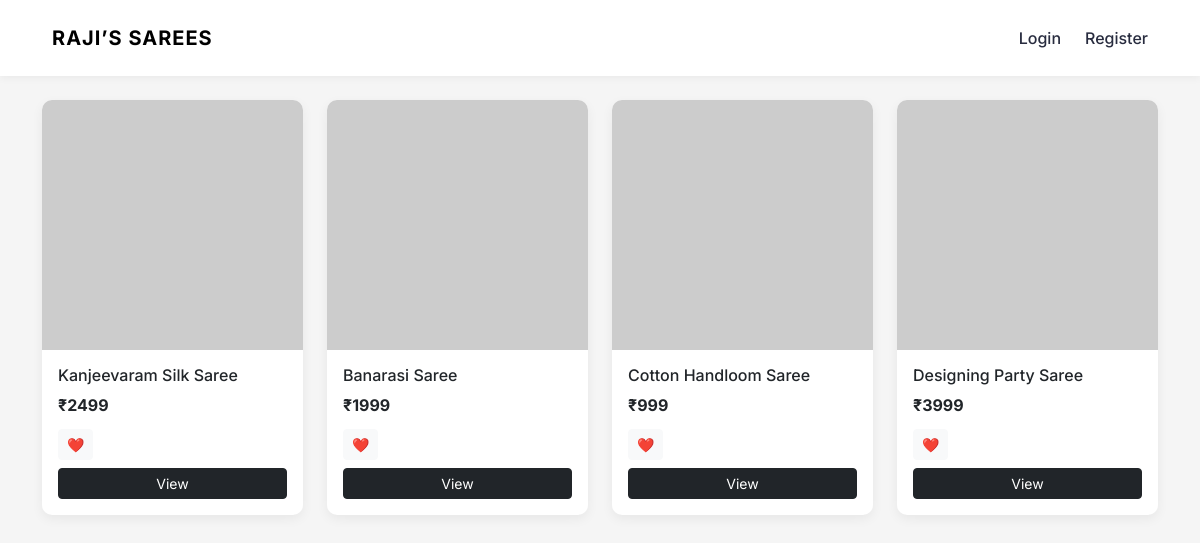
Before: / with the older database file.
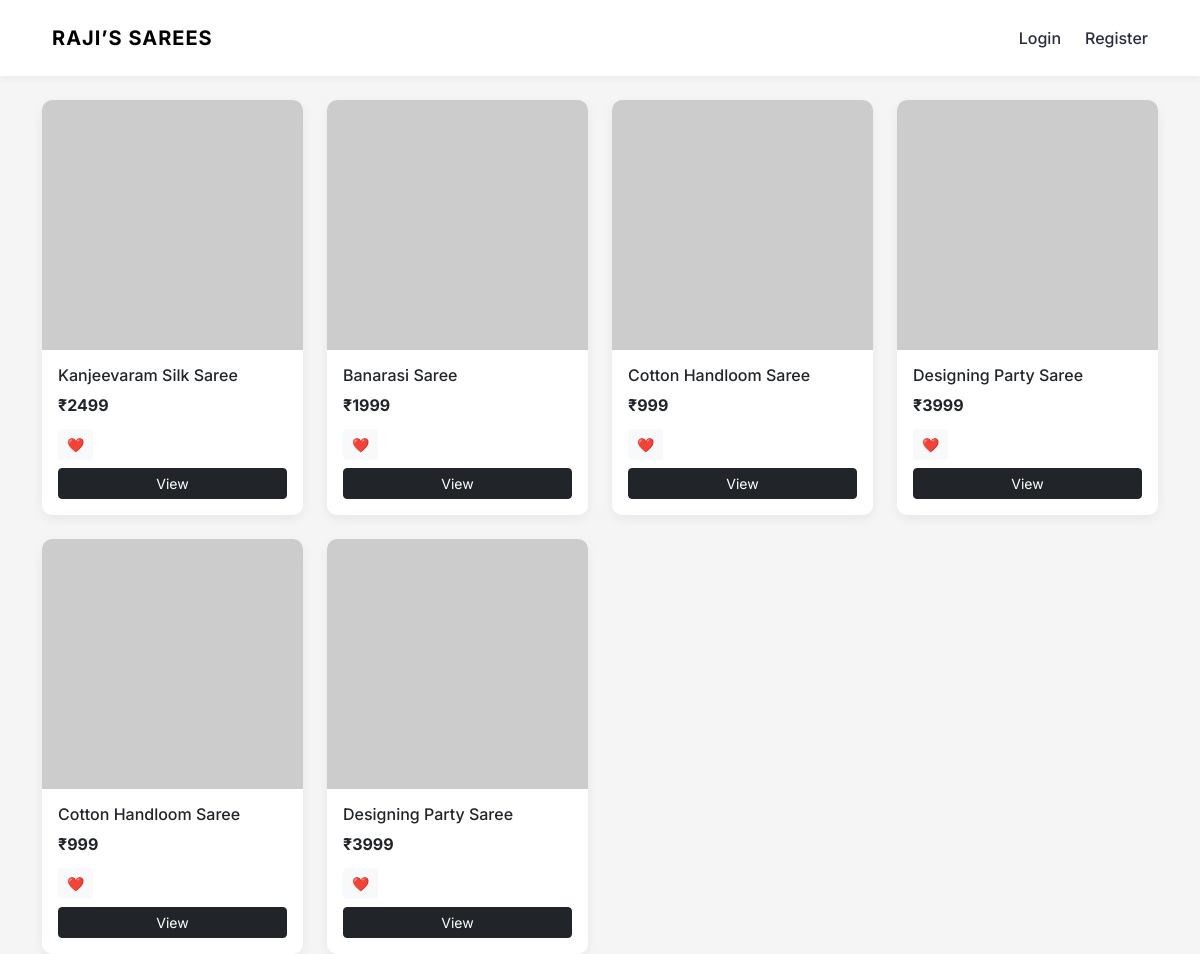
After: the same page with the newer database file.
### app.py (models this page shows)
class Product(db.Model):
    id = db.Column(db.Integer, primary_key=True)
    name = db.Column(db.String(150), nullable=False)
    mrp = db.Column(db.Integer, nullable=False)
    price = db.Column(db.Integer, nullable=False)
    stock = db.Column(db.Integer, nullable=False)
    image = db.Column(db.String(300), nullable=False)
    description = db.Column(db.Text, nullable=False)

### app.py (the view)
@app.route("/")
def home():
    products = Product.query.all()
    return render_template("home.html", sarees=products)

### app.py (called while the page is built)
@app.context_processor
def inject_cart_count():
    if current_user.is_authenticated:
        count = db.session.query(
            func.sum(CartItem.quantity)
        ).filter_by(user_id=current_user.id).scalar()
        return {"cart_count": count or 0}
    return {"cart_count": 0}

### templates/home.html (shortened to what this page needs)
{% extends "base.html" %}
{% block content %}
<div class="row g-4">
  {% for product in sarees %}
  <div class="col-md-3 col-sm-6">
    <div class="card product-card h-100">
      <img src="{{ product.image }}" class="card-img-top" alt="{{ product.name }}">
      <div class="card-body">
        <h6 class="card-title">{{ product.name }}</h6>
        <p class="mb-1 fw-bold">₹{{ product.price }}</p>
        <form method="POST" action="/wishlist/toggle/{{ product.id }}">
          <button class="btn btn-light btn-sm mt-2">❤️</button>
        </form>
        <a href="/product/{{ product.id }}" class="btn btn-dark btn-sm w-100 mt-2">
          View
        </a>
      </div>
    </div>
  </div>
  {% endfor %}
</div>
{% endblock %}

Changed rows visible on the page:
added Product: name "Cotton Handloom Saree", price "999"
added Product: name "Designing Party Saree", price "3999"
